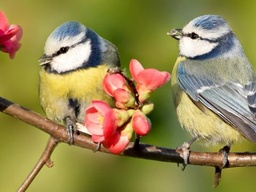
#> input picture KMeans/data/2/bird.jpg, 256 x 192 px, shrunk from 480 x 360 before the run; its folder holds only this picture in this run
$ jupyter execute --allow-errors KMeans1.ipynb
#> lines starting #> are read from the running program, lines starting #| are printed output that depends on the picture
[cell 1]
import sys

[cell 2]
import numpy as np
import matplotlib.pyplot as plt
from matplotlib import image
from PIL import Image
from os import listdir
import math

#### Read and show images

[cell 3]
path = 'data/2/'
fig, axs = plt.subplots(nrows=1, ncols=3, figsize=(20,20))
i=0
for img_name in listdir(path):
    img = Image.open(path+img_name)
#> img is the input picture: PIL image 256x192 RGB; mean R, G, B 147.5, 134.8, 80.8
    axs[i].imshow(img)
    axs[i].plot()
    i += 1

#### Convert images to vectors

[cell 4]
def img2vec(path):
    """ This function reads images and convert them to vectors """
    data = []
    orig_img_shape = []
    for img_name in listdir(path):
        img = Image.open(path+img_name)
        img = np.asarray(img)
        orig_img_shape.append(img.shape)
        img_vec = img.reshape((img.shape[0]*img.shape[1], 3))
        data.append(img_vec)
    return np.array(data), orig_img_shape

img_vecs, orig_img_shape = img2vec(path='data/2/')
#> orig_img_shape = [(192, 256, 3)]
print('shape of image vectors:' + str(img_vecs.shape))
#| shape of image vectors:(1, 49152, 3)

#### Clustering images vectors

[cell 5]
def get_centers(data, k):
    """ This function gets data and number of clusters and return first random canters """
    val_interval = 50
    unique_data = set()  ## find all pixels that are very different
    for i in range(data.shape[0]):
        unique_data.add(' '.join(map(str, list(data[i]//val_interval))))

    center_indexes = np.random.choice(range(len(unique_data)), k)
    rand_centers = np.array([[int(val)*val_interval for val in row.split()] for row in unique_data])[center_indexes,:]
    return rand_centers

def kmeans_cluster(data, k, centers, tol, max_iter):
    """ this function runs k-means algorithm and returns clusters of any data """
    for _ in range(max_iter):
        all_distances = np.zeros((data.shape[0], k))  ## distance of any data to any centers
        for i in range(k):
            dist = np.linalg.norm(data - centers[i], axis=1)
            all_distances[:, i] = dist
        clusters = np.argmin(all_distances, axis=1)  ## find nearest center to any data
        converge = True
        for i in range(k):
            new_center = data[clusters==i].mean(axis=0)  ## new centers of clusters
            if np.linalg.norm(new_center - centers[i]) > tol:
                converge = False
            centers[i] = new_center
        if converge:
            break
    return clusters, centers

def plot_clustered_img(ax, data, clusters, centers, orig_img_shape):
    """ This function gets data and clusters and plot clustered pixels """
    res_img_vec = np.zeros(data.shape)
    for i in range(data.shape[0]):
        res_img_vec[i] = centers[clusters[i]]
    res_img_vec = res_img_vec.reshape(orig_img_shape).astype(int)
    ax.imshow(res_img_vec)
    ax.title.set_text('clustered img with k={}'.format(len(centers)))

def cluster_image_vector(img_vec, n_centers, orig_img_shape):
    """ This funtion runs k-means algorithm and plot result """
#> called with img_vec = array of shape (49152, 3), orig_img_shape = (192, 256, 3)
    fig, axs = plt.subplots(nrows=len(n_centers)//4, ncols=4, figsize=(20,10))
    for i in range(len(n_centers)):
        k = n_centers[i]
        rand_centers = get_centers(img_vec, k)
        clusters, centers = kmeans_cluster(img_vec, k, rand_centers, 0.01, 20)
        plot_clustered_img(axs[i//4][i%4], img_vec, clusters, centers, orig_img_shape)
#> this loop made 8 passes
#> centers on pass 1: [[199, 175, 133], [116, 110, 49]]
    plt.tight_layout()
    plt.show()
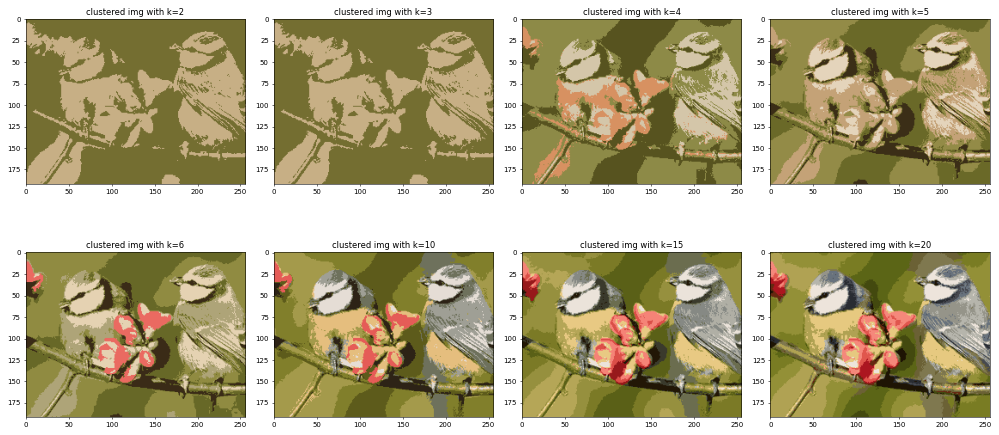
#> figure drawn by matplotlib, 8 panels
